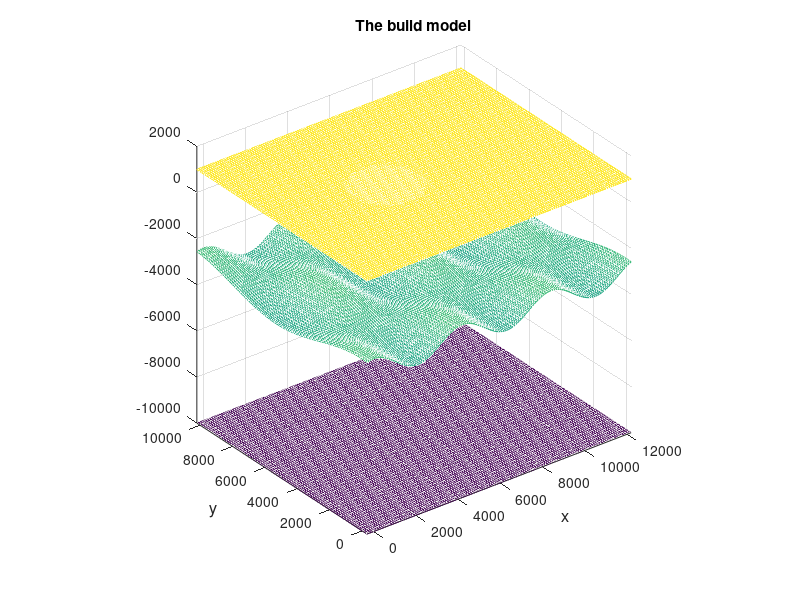

This chart was generated by the following MATLAB code:
% Generate a low velocity basin model 

clear all;
close all;

%------------------------------------------------------------------------------
%-- x and y sampling
%------------------------------------------------------------------------------

nghost = 3;
nx = 126;
ny = 106;
dx = 100;
dy = 100;
x0 = 0.0 - nghost * dx;
y0 = 0.0 - nghost * dy;
Lx = nx * dx;
Ly = ny * dy;

x1d = [0 : nx-1] * dx + x0;
y1d = [0 : ny-1] * dy + y0;

basin_x0 = x1d(50);
basin_y0 = y1d(53);
basin_e0 = 0.0 ;
basin_r0 = 15 * dx;

%------------------------------------------------------------------------------
%-- velocity structures
%------------------------------------------------------------------------------

num_of_layer = 3;

%- roughly depth of each interface
dep     = [-1e3, basin_r0, 3e3, 10e3];

Vp      = [ 1500, 3000, 5000, 8000];
Vp_grad = [ 0.2 ,  0.0, 0.0,  0 ];
Vp_pow  = [ 1.0 ,  1.0, 1.0,  1 ];

Vs       = [ 1000, 1500, 2500, 3000 ];
Vs_grad  = [ 0.2 ,  0.0, 0.0,  0 ];
Vs_pow  = [ 1.0 ,  1.0, 1.0,  1 ];

den      = [ 1000, 2000, 3000, 3500 ];
den_grad = [ 0.2 ,  0.0, 0.0,  0 ];
den_pow  = [ 1.0 ,  1.0, 1.0,  1 ];

[x2d, y2d] = meshgrid(x1d,y1d);

%-- calculate elevation of each interface
elev_int = zeros(ny, nx, num_of_layer+1);

%-- 1st: free surface
elev_int(:,:,1) = -dep(1);

%-- 2nd: basin
elev_int(:,:,2) = elev_int(:,:,1);
for j = 1 : ny
for i = 1 : nx
    r2d = sqrt((x1d(i) - basin_x0)^2 + (y1d(j) - basin_y0)^2);
    %if in basin
    if r2d <= basin_r0
      %-- (x-x0)^2 + (y-y0)^2 + (e-e0)^2 = r^2
      elev_int(j,i,2) = - (sqrt( basin_r0^2 - r2d^2 ) + basin_e0 ) + elev_int(j,i,2);
    end
end
end

%-- 3rd: topo
num_circle_x = 3; %- how many circle along x
num_circle_y = 1; %- how many circle along y

elev_int(:,:,3) =    cos(num_circle_x * x2d / Lx * 2*pi)  ...
                  .* cos(num_circle_y * y2d/Ly*2*pi) ...
                  .* 5 * dx ...
                  - dep(3);

%-- 4rd: topo
elev_int(:,:,4) = -dep(4);

%------------------------------------------------------------------------------
%-- plot
%------------------------------------------------------------------------------

figure;
for ilay = 1 : num_of_layer+1
    mesh(x2d, y2d, elev_int(:,:,ilay));
    hold on;
    xlabel('x','fontsize', 12);
    ylabel('y','fontsize', 12);
    axis image;
    title('The build model');
end

%%%% 
%figure;
%drawmodel(501,501,300,-2500,0,-3000,10,10,10,'rho.dat',[],0,[]);

%==============================================================================
%-- write file
%==============================================================================

fnm_ou = 'basin_rho.md3lay'
fid = fopen(fnm_ou,'w');
fprintf(fid, '%d\n', num_of_layer + 1);
fprintf(fid, '%d %d %f %f %f %f\n', nx, ny, x0, y0, dx, dy);
  for ilay = 1 : num_of_layer+1
      for j = 1 : ny
          for i = 1 : nx
            	fprintf(fid, '%f %f %f %f\n', elev_int(j,i,ilay), ...
                    den(ilay), den_grad(ilay), den_pow(ilay));
          end
      end
  end
fclose(fid);

fnm_ou = 'basin_Vp.md3lay'
fid = fopen(fnm_ou,'w');
fprintf(fid, '%d\n', num_of_layer + 1);
fprintf(fid, '%d %d %f %f %f %f\n', nx, ny, x0, y0, dx, dy);
  for ilay = 1 : num_of_layer+1
      for j = 1 : ny
          for i = 1 : nx
            	fprintf(fid, '%f %f %f %f\n', elev_int(j,i,ilay), ...
                    Vp(ilay), Vp_grad(ilay), Vp_pow(ilay));
          end
      end
  end
fclose(fid);

fnm_ou = 'basin_Vs.md3lay'
fid = fopen(fnm_ou,'w');
fprintf(fid, '%d\n', num_of_layer + 1);
fprintf(fid, '%d %d %f %f %f %f\n', nx, ny, x0, y0, dx, dy);
  for ilay = 1 : num_of_layer+1
      for j = 1 : ny
          for i = 1 : nx
            	fprintf(fid, '%f %f %f %f\n', elev_int(j,i,ilay), ...
                    Vs(ilay), Vs_grad(ilay), Vs_pow(ilay));
          end
      end
  end
fclose(fid);

